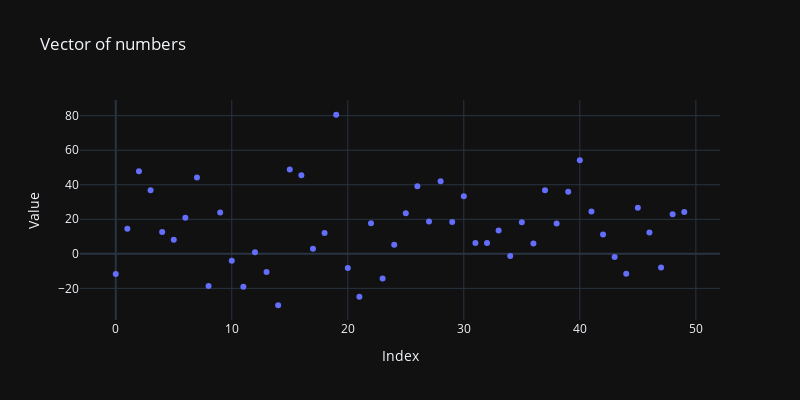

Notebook code for this chart:
### Markdown cell above
Plot the vector:

### Code cell
# Create a scatter plot with markers
fig = go.Figure(data=go.Scatter(y=vec, mode='markers', name='data'))

# Add labels and title
fig.update_layout(title='Vector of numbers', xaxis_title='Index', yaxis_title='Value', template = "plotly_dark", width=800, height=400)

# Display the plot
fig.show()

### Figure 1 — Plotly figure (JSON) as saved in the notebook; plotly's stock layout.template omitted (floating-point values rounded to 4 significant figures)
{"data": [{"mode": "markers", "name": "data", "type": "scatter", "y": [-11.72, 14.55, 47.75, 36.88, 12.69, 8.225, 20.83, 44.23, -18.65, 23.93, -3.973, -19.05, 0.8731, -10.57, -29.77, 48.8, 45.55, 3.006, 12.09, 80.53, -8.213, -24.81, 17.67, -14.28, 5.315, 23.48, 39.12, 18.77, 41.99, 18.45, 33.34, 6.293, 6.21, 13.45, -1.282, 18.24, 5.919, 36.86, 17.55, 35.9, 54.16, 24.5, 11.15, -1.891, -11.59, 26.75, 12.29, -7.967, 22.91, 24.19]}], "layout": {"height": 400, "title": {"text": "Vector of numbers"}, "width": 800, "xaxis": {"title": {"text": "Index"}}, "yaxis": {"title": {"text": "Value"}}}}
